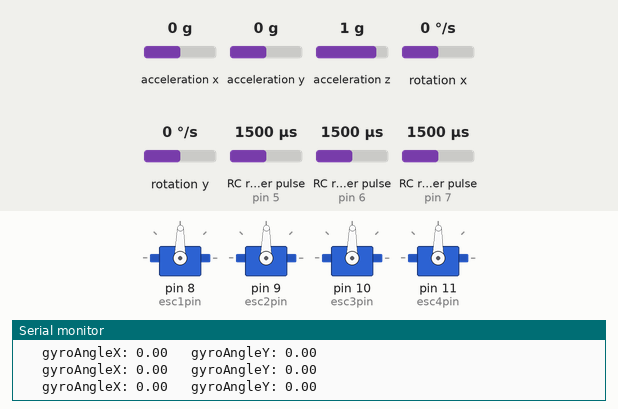
This sketch was run on a simulated Arduino Uno, built with avr-gcc and run on an emulated ATmega328P. Parts: 4 × servo, the last lines printed to the serial monitor. Wiring (inferred from the names in the program): 3 × RC receiver channel: data pin 5 / data pin 6 / data pin 7; MPU-6050 motion sensor at I2C address 0x68. The inputs (shaded band) are chosen by the test bench; at power-on: rotation x 0 °/s, RC receiver pulse (sensors on pin 7, pin 6, pin 5) 1500 µs, rotation y 0 °/s, acceleration x 0 g, acceleration y 0 g, acceleration z 1 g.

Above: at 1.2 s.
1.3 s: rotation x set to -2 °/s
At 2.9 s:
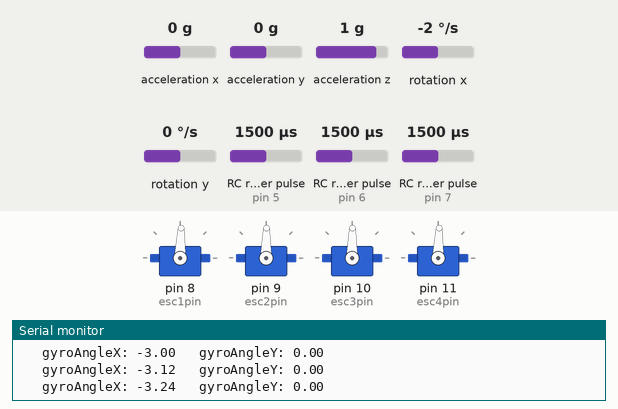
4.3 s: RC receiver pulse (sensor on pin 7) set to 1107 µs
7.3 s: RC receiver pulse (sensor on pin 7) set to 1080 µs
At 7.71 s:
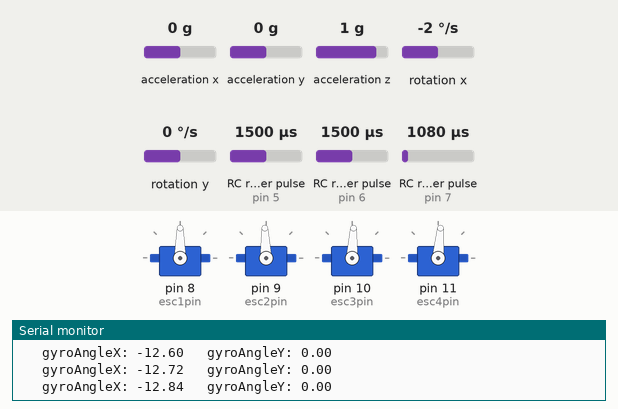
9.0 s: RC receiver pulse (sensor on pin 6) set to 1107 µs
11.9 s: RC receiver pulse (sensor on pin 6) set to 1077 µs
At 12.7 s:
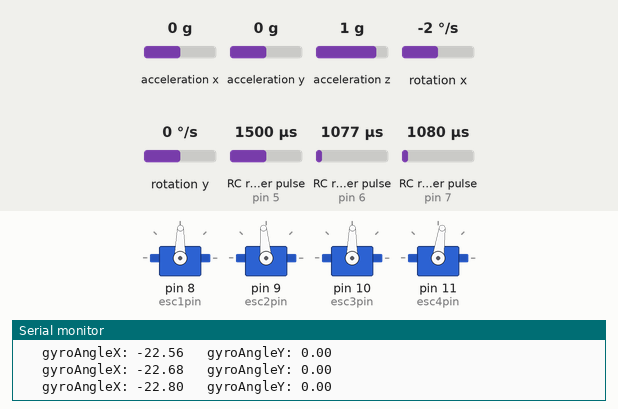
13.5 s: rotation y set to -192 °/s
At 16.1 s:
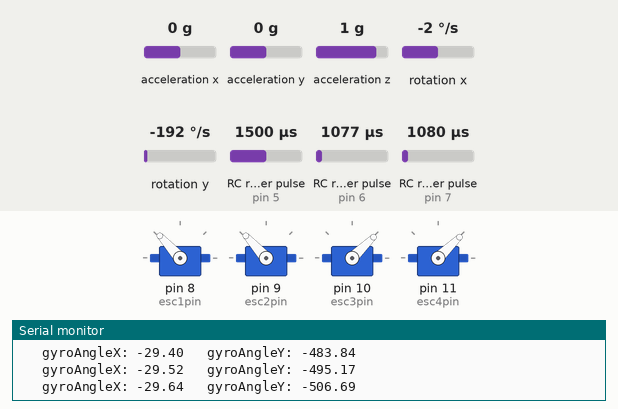
Timing chart, 0 to 17.5 s (numbered marks = the images above; inputs shaded):
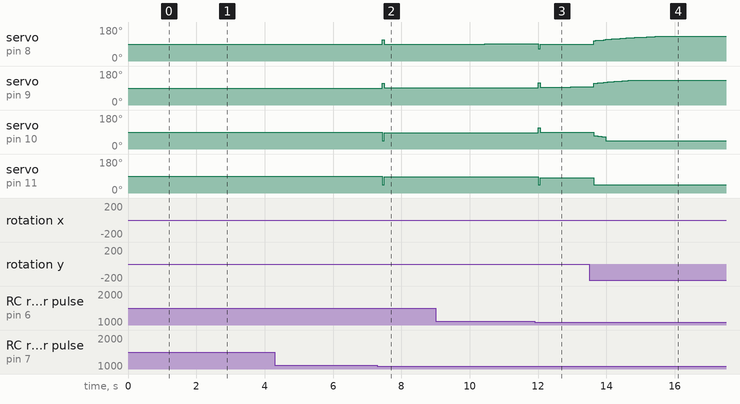

Measured:
- after the input at 1.3 s, servo on pin 8 (esc1pin), servo on pin 11 (esc4pin): 89° → 88° after 0.98 s
- after the input at 7.3 s, servo on pin 8 (esc1pin): 88° → 90° after 0.14 s; servo on pin 9 (esc2pin): 90° → 92° after 0.14 s; servo on pin 10 (esc3pin): 90° → 87° after 0.14 s, → 86° 0.48 s later; servo on pin 11 (esc4pin): 88° → 85° after 0.14 s
- after the input at 11.9 s, servo on pin 8 (esc1pin): 91° → 89° after 0.10 s; servo on pin 9 (esc2pin): 92° → 95° after 0.10 s, → 96° 0.96 s later; servo on pin 10 (esc3pin): 86° → 89° after 0.10 s; servo on pin 11 (esc4pin): 85° → 82° after 0.10 s
- after the input at 13.5 s, servo on pin 8 (esc1pin): moves from 89° to 132° over 2.0 s, starting after 0.12 s; servo on pin 10 (esc3pin): moves from 89° to 44° over 0.36 s, starting after 0.12 s; servo on pin 11 (esc4pin): 82° → 44° after 0.12 s

The sketch:

quadcopter.ino
```cpp
#include <Servo.h> // Electronic Speed Controllers
#include <Wire.h> // Reading data from the MPU6050

// PID Constants

float kPX = 2;
float kIX = 0.005;
float kDX = 1.05;

float kPY = 2;
float kIY = 0.005;
float kDY = 1.05;

//float kPX = 0;
//float kIX = 0;
//float kDX = 0;
//
//float kPY = 0;
//float kIY = 0;
//float kDY = 0;

float minAngle = 1;
float desiredAngleX = 0;
float desiredAngleY = 0;
float errorX = 0;
float errorY = 0;
float previousErrorX = 0;
float previousErrorY = 0;

float pidPX = 0;
float pidIX = 0;
float pidDX = 0;
float PIDX = 0;

float pidPY = 0;
float pidIY = 0;
float pidDY = 0;
float PIDY = 0;

// MPU-6050 Gyroscope and Accelerometer variables

const int MPU_addr = 0x68;  // I2C address of the MPU-6050
int16_t rawAccelX = 0;
int16_t rawAccelY = 0;
int16_t rawAccelZ = 0;
int16_t rawGyroX = 0;
int16_t rawGyroY;
float accelX = 0;
float accelY = 0;
float accelZ = 0;
float gyroX = 0;
float gyroY = 0;
float rad_to_deg = 180 / 3.141592654;
float accelAngleX = 0;
float accelAngleY = 0;
float gyroAngleX = 0;
float gyroAngleY = 0;
boolean resetGyro = false;
float angleX = 0;
float angleY = 0;

// Time

float loadTime = 5000;
float startTime = 0;
float elapsedTime = 0;
float currentTime = 0;
float previousTime = 0;

// Controller input variables

double throttle = 0;
double pitch = 0;
double yaw = 0;

// Motor variables and constants

double motor1;
double motor2;
double motor3;
double motor4;

int motorRest = 1000;
int motorMin = 1200;
int motorMax = 1900;

// RadioLink R12DS receiver channel pins
byte ch1pin = 7; // Yaw
byte ch2pin = 6; // Pitch
byte ch3pin = 5; // Throttle

// Channel PWM configurations for RadioLink R12DS receiver
short pwmTolerance = 30;

short ch1max = 1890;
short ch1min = 1090;
short ch1rest = 1500;

short ch2max = 1890;
short ch2min = 1090;
short ch2rest = 1500;

short ch3max = 1890;
short ch3min = 1090;
short ch3rest = 1090;

// Electronic Speed Controller (ESC) constants
short esc1pin = 8;
short esc2pin = 9;
short esc3pin = 10;
short esc4pin = 11;

Servo ESC1, ESC2, ESC3, ESC4;

void setup() {

  // RadioLink R12DS receiver channel pins
  pinMode(ch1pin, INPUT);
  pinMode(ch2pin, INPUT);
  pinMode(ch3pin, INPUT);

  // Attach ECSs
  ESC1.attach(esc1pin);
  ESC2.attach(esc2pin);
  ESC3.attach(esc3pin);
  ESC4.attach(esc4pin);

  // Begin wire communication with the MPU-6050
  Wire.begin();
  Wire.beginTransmission(MPU_addr);
  Wire.write(0x6B);  // PWR_MGMT_1 register
  Wire.write(0);     // set to zero (wakes up the MPU-6050)
  Wire.endTransmission(true);

  // Begin serial communication for debugging
  Serial.begin(9600);
  startTime = millis();
}

void loop() {
  //  if(millis() - startTime > loadTime && resetGyro == false){
  //    desiredAngleX = angleX;
  //    desiredAngleY = angleY;
  //////    resetAngles();
  //    resetGyro = true;
  //  }

  resetMotors();

  calculateTime();
  pollGyroData();
  //  printGyroData();
  calculateAngle();
  printPreCalculatedAngle();

  readControllerValues() ;
  //  printControllerValues();
  calculateInputs();

  calculatePID();
  //  printPID();

  //  if(resetGyro){
  runMotors();
  //  }
  //  printAngleData();


  delay(1);
}

void printPID() {
  Serial.print("PIDX: ");
  Serial.print(PIDX);
  Serial.print("   PIDY: ");
  Serial.print(PIDY);
  Serial.println("");
}

void calculatePID() {
  //  angleX += 6.2; // 6.2 tuning
  //  angleY += -3.8; // -3.8 tuning
  errorX = angleX - desiredAngleX ; // 5.2 tuning
  errorY = angleY - desiredAngleY; // -3.6 tuning

  pidPX = kPX * errorX;
  pidPY = kPY * errorY;

  if (-minAngle < errorX < minAngle && kIX != 0) {
    pidIX = pidIX + (kIX * errorX);
  }
  if (-minAngle < errorY < minAngle && kIY != 0) {
    pidIY = pidIY + (kIY * errorY);
  }

  if (kDX != 0) {
    pidDX = kDX * ((errorX - previousErrorX) / elapsedTime);
  }
  if (kDY != 0) {
    pidDY = kDY * ((errorY - previousErrorY) / elapsedTime);
  }

  //Individual lines for debugging
  PIDX = 0;
  PIDY = 0;

  PIDX += pidPX + pidIX + pidDX;
  PIDY += pidPY + pidIY + pidDY;

  PIDX = PIDX / 1000;
  PIDY = PIDY / 1000;

  previousErrorX = errorX;
  previousErrorY = errorY;
}

void resetAngles() {
  angleX = 0;
  angleY = 0;
}

void printAngleData() {
  Serial.print("angleX: ");
  Serial.print(angleX + 6.2);
  Serial.print("   angleY: ");
  Serial.print(angleY - 3.8);
  Serial.println("");
}

void printPreCalculatedAngle() {
//  Serial.print("accelAngleX: ");
//  Serial.print(accelAngleX);
//  Serial.print("   accelAngleY: ");
//  Serial.print(accelAngleY);
    Serial.print("   gyroAngleX: ");
    Serial.print(gyroAngleX);
    Serial.print("   gyroAngleY: ");
    Serial.print(gyroAngleY);
  Serial.println("");
}

void calculateAngle() {
  accelAngleX = atan((accelY) / sqrt(pow((accelX), 2) + pow((accelZ), 2))) * rad_to_deg;
  accelAngleY = atan((accelX) / sqrt(pow((accelY), 2) + pow((accelZ), 2))) * rad_to_deg;

  gyroAngleX += gyroX * elapsedTime;
  gyroAngleY += gyroY * elapsedTime;

  float gyroToAccelRatio = 0.96;
  angleX = gyroToAccelRatio * (angleX + gyroX * elapsedTime) + (1 - gyroToAccelRatio) * accelAngleX;
  angleY = gyroToAccelRatio * (angleY + gyroY * elapsedTime) + (1 - gyroToAccelRatio) * accelAngleY;
}

void printGyroData() { // Prints the converted gyroscope and accelerometer data
  Serial.print("AccelX: ");
  Serial.print(accelX);
  Serial.print("   AccelY: ");
  Serial.print(accelY);
  Serial.print("   AccelZ: ");
  Serial.print(accelZ);
  Serial.print("   GyroX: ");
  Serial.print(gyroX);
  Serial.print("   GyroY: ");
  Serial.print(gyroY);
  Serial.println("");
}

void convertGyroData() { // Convert MPU-6050 data to known units
  gyroX = rawGyroX / 131.0; // 131.0 is the conversion factor for the raw data to degrees/second from the datasheet
  gyroY = rawGyroY / 131.0;
  accelX = rawAccelX / 16384.0; // 16384.0 is the conversion factor for the raw data to "g" units from the datasheet
  accelY = rawAccelY / 16384.0;
  accelZ = rawAccelZ / 16384.0;
}

void pollGyroData() {

  // Request accelerometer values
  Wire.beginTransmission(MPU_addr);
  Wire.write(0x3B); // Ask for the 0x3B register - corresponds to accelX
  Wire.endTransmission(false);
  Wire.requestFrom(MPU_addr, 6, true); // Request a total of 6 registers

  // Values are stored in 2 registers - higher register shifted to the left and added using or |
  rawAccelX = Wire.read() << 8 | Wire.read();
  rawAccelY = Wire.read() << 8 | Wire.read();
  rawAccelZ = Wire.read() << 8 | Wire.read();

  // Request gyroscope values
  Wire.beginTransmission(MPU_addr);
  Wire.write(0x43); // Ask for 0x43 register - corresponds to gyroX
  Wire.endTransmission(false);
  Wire.requestFrom(MPU_addr, 4, true); // Request a total of 4 registers

  rawGyroX = Wire.read() << 8 | Wire.read();
  rawGyroY = Wire.read() << 8 | Wire.read();

  convertGyroData(); // Converts the raw gyroscope data to data in known units
}

void calculateTime() {
  previousTime = currentTime;  // the previous time is stored before the actual time read
  currentTime = millis();  // actual time read
  elapsedTime = (currentTime - previousTime) / 1000;
}

void calculateInputs() {
  double tolerance = 0.02;
  if (throttle > tolerance) {
    motor1 += throttle;
    motor2 += throttle;
    motor3 += throttle;
    motor4 += throttle;
  }


  if (throttle > 0.3) { // Do not move the drone for autobalancing unless the user puts in some input

    // PID Influence
    if (PIDY < 0) {
      motor1 += -PIDY;
      motor2 += -PIDY;

      motor3 += PIDY;
      motor4 += PIDY;
    }
    else if (PIDY > 0) {
      motor4 += PIDY;
      motor3 += PIDY;
      //
      motor1 -= PIDY;
      motor2 -= PIDY;
    }


    if (PIDX < 0) {
      motor2 += -PIDX;
      motor3 += -PIDX;

      motor1 += PIDX;
      motor4 += PIDX;
    }
    else if (PIDX > 0) {
      motor4 += PIDX;
      motor1 += PIDX;
      //
      motor2 -= PIDX;
      motor3 -= PIDX;
    }


  }


  desiredAngleX = map(pitch, -1, 1, -15, 15);
  desiredAngleY = map(yaw, -1, 1, -15, 15);
  //  if (pitch > tolerance || pitch < -tolerance) {
  //    if (pitch > 0) {
  //      motor1 += (pitch * 1 / 4);
  //      motor2 += (pitch * 1 / 4);
  //    }
  //    else if (pitch < 0) {
  //      motor3 += -(pitch * 1 / 4);
  //      motor4 += -(pitch * 1 / 4);
  //    }
  //  }
  //  if (yaw > tolerance || yaw < -tolerance) {
  //    if (yaw > 0) {
  //      motor4 += (yaw * 1 / 4);
  //      motor1 += (yaw * 1 / 4);
  //    }
  //    else if (yaw < 0) {
  //      motor3 += -(yaw * 1 / 4);
  //      motor2 += -(yaw * 1 / 4);
  //    }
  //  }
}

void resetMotors() {
  motor1 = 0;
  motor2 = 0;
  motor3 = 0;
  motor4 = 0;
}

void runMotors() {
  int motor1Speed = ((int) map(motor1 * 100, 0, 100, motorRest, motorMax));
  int motor2Speed = ((int) map(motor2 * 100, 0, 100, motorRest, motorMax));
  int motor3Speed = ((int) map(motor3 * 100, 0, 100, motorRest, motorMax));
  int motor4Speed = ((int) map(motor4 * 100, 0, 100, motorRest, motorMax));

  if (motor1Speed < motorMin) {
    motor1Speed = motorRest;
  }

  if (motor2Speed < motorMin) {
    motor2Speed = motorRest;
  }

  if (motor3Speed < motorMin) {
    motor3Speed = motorRest;
  }

  if (motor4Speed < motorMin) {
    motor4Speed = motorRest;
  }

  if (motor1Speed > motorMax) {
    motor1Speed = motorMax;
  }

  if (motor2Speed > motorMax) {
    motor2Speed = motorMax;
  }

  if (motor3Speed > motorMax) {
    motor3Speed = motorMax;
  }

  if (motor4Speed > motorMax) {
    motor4Speed = motorMax;
  }

  ESC1.writeMicroseconds(motor1Speed);
  ESC2.writeMicroseconds(motor2Speed);
  ESC3.writeMicroseconds(motor3Speed);
  ESC4.writeMicroseconds(motor4Speed);
}

void readControllerValues() {
  double channel1;
  double channel2;
  double channel3;
  channel1 = pulseIn(ch1pin, HIGH);
  yaw = convertPWMtoPercent(channel1, ch1max, ch1min, ch1rest, pwmTolerance);
  channel2 = pulseIn(ch2pin, HIGH);
  pitch = convertPWMtoPercent(channel2, ch2max, ch2min, ch2rest, pwmTolerance);
  channel3 = pulseIn(ch3pin, HIGH);
  throttle = convertPWMtoPercent(channel3, ch3max, ch3min, ch3rest, pwmTolerance);
}
//
//void printControllerValues() {
//  Serial.print("throttle: ");
//  Serial.print(throttle);
//  Serial.print("   pitch: ");
//  Serial.print(pitch);
//  Serial.print("   yaw: ");
//  Serial.println(yaw);
//}

double convertPWMtoPercent(double pwm, double pwmMax, double pwmMin, double pwmRest, double pwmTolerance) {
  double value = 0.0;
  if (pwmRest > pwmMin) {
    if (pwm < pwmRest - pwmTolerance || pwm > pwmRest + pwmTolerance) {
      if (pwm > pwmRest) { // 0 to 1
        value = (((pwmMax - pwm) / (pwmMax - pwmRest)) - 1);
      }
      else { // 0 to -1
        value = -(((pwm - pwmMin) / (pwmRest - pwmMin)) - 1);
      }
      if (value < -1) {
        value = -1.0;
      }
      else if (value > 1) {
        value = 1.0;
      }
      return (value);
    }
    else {
      return (0.0); // Neutral position
    }
  }
  else if (pwmRest == pwmMin) {
    if (pwm > pwmMin + pwmTolerance / 2) {
      value = (pwm - pwmMin) / (pwmMax - pwmMin);
      if (value > 1) {
        value = 1.0;
      }
      else if (value < 0) {
        value = 0.0;
      }
      return (value);
    }
    else {
      return (0.0); // Neutral position
    }
  }
  else {
    return (0.0); // If all else fails, return an input of 0 so nothing happens
  }
}
```
